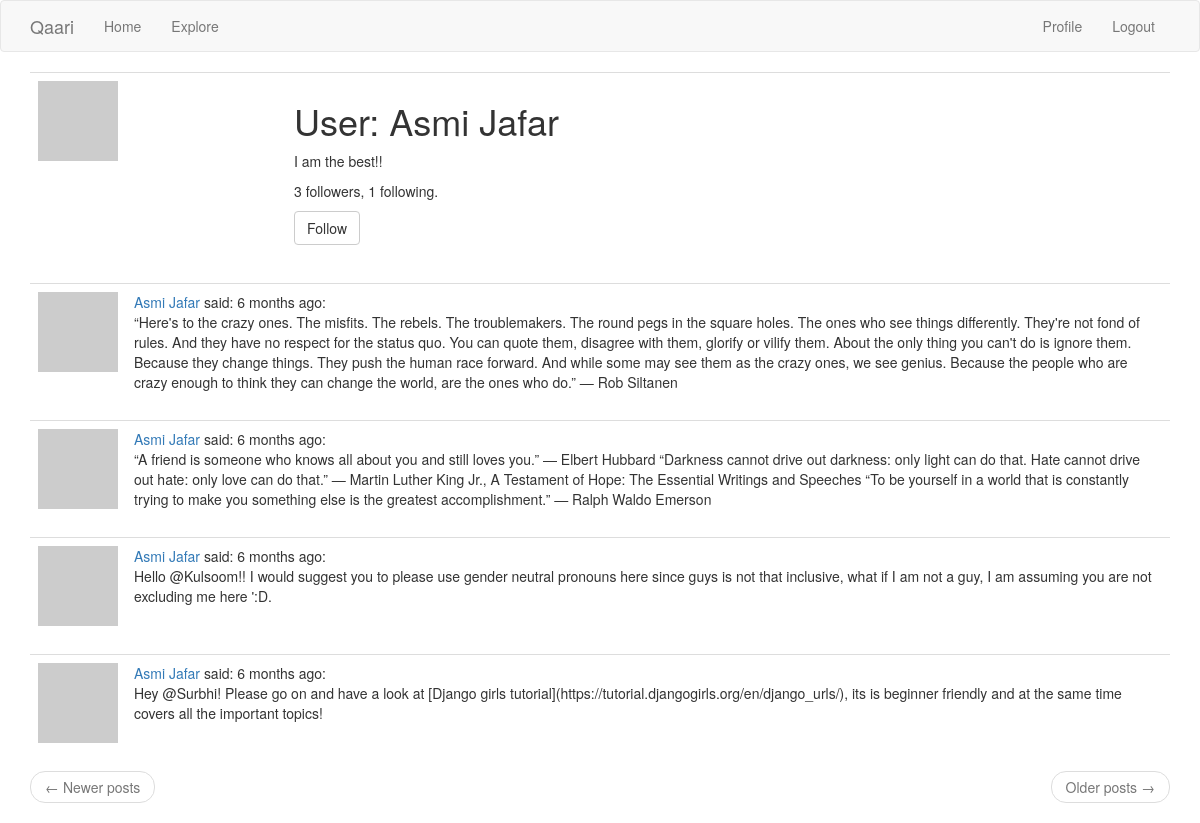
The app's page /user/Asmi Jafar (signed in) with its own data.
### app/models.py (models this page shows, shortened)
class User(UserMixin, db.Model):
    id = db.Column(db.Integer, primary_key=True)
    username = db.Column(db.String(64), index=True, unique=True)
    email = db.Column(db.String(120), index=True, unique=True)
    password_hash = db.Column(db.String(128))
    about_me = db.Column(db.String(140))
    last_seem = db.Column(db.DateTime, default=datetime.utcnow)
    posts = db.relationship('Post', backref='author', lazy='dynamic')
    followed = db.relationship(
        'User', secondary=followers,
        primaryjoin=(followers.c.follower_id == id),
        secondaryjoin=(followers.c.followed_id == id),
        backref=db.backref('followers', lazy='dynamic'), lazy='dynamic')
    def is_following(self, user):
        return self.followed.filter(
            followers.c.followed_id == user.id).count() > 0
    def avatar(self, size):
        digest = md5(self.email.lower().encode('utf-8')).hexdigest()
        return 'https://www.gravatar.com/avatar/{}?d=identicon&s={}'.format(
            digest, size)

class Post(db.Model):
    id = db.Column(db.Integer, primary_key=True)
    body = db.Column(db.String(140))
    timestamp = db.Column(db.DateTime, index=True, default=datetime.utcnow)
    user_id = db.Column(db.Integer, db.ForeignKey('user.id'))

### app/main/routes.py (the view)
@bp.route('/user/<username>')
@login_required
def user(username):
    user = User.query.filter_by(username=username).first_or_404()
    page = request.args.get('page', 1, type=int)
    posts = user.posts.order_by(Post.timestamp.desc()).paginate(
        page, current_app.config['POSTS_PER_PAGE'], False)
    next_url = url_for('main.user', username=user.username,
                       page=posts.next_num) if posts.has_next else None
    prev_url = url_for('main.user', username=user.username,
                       page=posts.prev_num) if posts.has_prev else None
    form = EmptyForm()
    return render_template('user.html', user=user, posts=posts.items,
                           next_url=next_url, prev_url=prev_url, form=form)

### app/main/forms.py
class EmptyForm(FlaskForm):
    submit = SubmitField('Submit')

### app/main/routes.py (called while the page is built)
@bp.before_app_request
def before_request():
    if current_user.is_authenticated:
        current_user.last_seen = datetime.utcnow()
        db.session.commit()

### app/models.py (called while the page is built)
@login.user_loader
def load_user(id):
    return User.query.get(int(id))

### app/templates/user.html (shortened to what this page needs)
{% extends "base.html" %}
{% block app_content %}
    <table class="table table-hover">
        <tr>
            <td width="256px"><img src="{{ user.avatar(256) }}"></td>
            <td>
                <h1>User: {{ user.username }}</h1>
                {% if user.about_me %}<p>{{ user.about_me }}</p>{% endif %}
                <p>{{ user.followers.count() }} followers, {{ user.followed.count() }} following.</p>
                {% if user == current_user %}
                <p><a href="{{ url_for('main.edit_profile') }}">Edit your profile</a></p>
                {% elif not current_user.is_following(user) %}
                <p>
                    <form action="{{ url_for('main.follow', username=user.username) }}" method="post">
                        {{ form.submit(value='Follow', class_='btn btn-default') }}
                    </form>
                </p>
                {% endif %}
            </td>
        </tr>
    </table>
    {% for post in posts %}
        {% include '_post.html' %}
    {% endfor %}
    <nav aria-label="...">
        <ul class="pager">
            <li class="previous{% if not prev_url %} disabled{% endif %}">
                <a href="{{ prev_url or '#' }}">
                    <span aria-hidden="true">&larr;</span> Newer posts
                </a>
            </li>
            <li class="next{% if not next_url %} disabled{% endif %}">
                <a href="{{ next_url or '#' }}">
                    Older posts <span aria-hidden="true">&rarr;</span>
                </a>
            </li>
        </ul>
    </nav>
{% endblock %}

### app/templates/_post.html
    <table class="table table-hover">
        <tr>
            <td width="70px">
                <a href="{{ url_for('main.user', username=post.author.username) }}">
                    <img src="{{ post.author.avatar(70) }}" />
                </a>
            </td>
            <td>
                <a href="{{ url_for('main.user', username=post.author.username) }}">
                    {{ post.author.username }}
                </a>
                said: {{ moment(post.timestamp).fromNow() }}:
                <br>
                <span id="post{{ post.id }}">{{ post.body }}</span>
            </td>
        </tr>
    </table>

### records on screen
User: username "Asmi Jafar", about_me "I am the best!!"
Post: author.username "Asmi Jafar", timestamp "6 months ago", body "“Here's to the crazy ones. The misfits. The rebels. The troublemakers. The round pegs in the square holes. The ones who see things differently. They're not fond of rules. And they have no respect for the status quo. You can quote them, disagree with them, glorify or vilify them. About the only thing you can't do is ignore them. Because they change things. They push the human race forward. And while some may see them as the crazy ones, we see genius. Because the people who are crazy enough to think they can change the world, are the ones who do.” ― Rob Siltanen"
Post: author.username "Asmi Jafar", timestamp "6 months ago", body "“A friend is someone who knows all about you and still loves you.” ― Elbert Hubbard “Darkness cannot drive out darkness: only light can do that. Hate cannot drive out hate: only love can do that.” ― Martin Luther King Jr., A Testament of Hope: The Essential Writings and Speeches “To be yourself in a world that is constantly trying to make you something else is the greatest accomplishment.” ― Ralph Waldo Emerson"
Post: author.username "Asmi Jafar", timestamp "6 months ago", body "Hello @Kulsoom!! I would suggest you to please use gender neutral pronouns here since guys is not that inclusive, what if I am not a guy, I am assuming you are not excluding me here ':D."
Post: author.username "Asmi Jafar", timestamp "6 months ago", body "Hey @Surbhi! Please go on and have a look at [Django girls tutorial](https://tutorial.djangogirls.org/en/django_urls/), its is beginner friendly and at the same time covers all the important topics!"

### other values on screen
{{ user.followers.count() }} "3"
{{ user.followed.count() }} "1"
